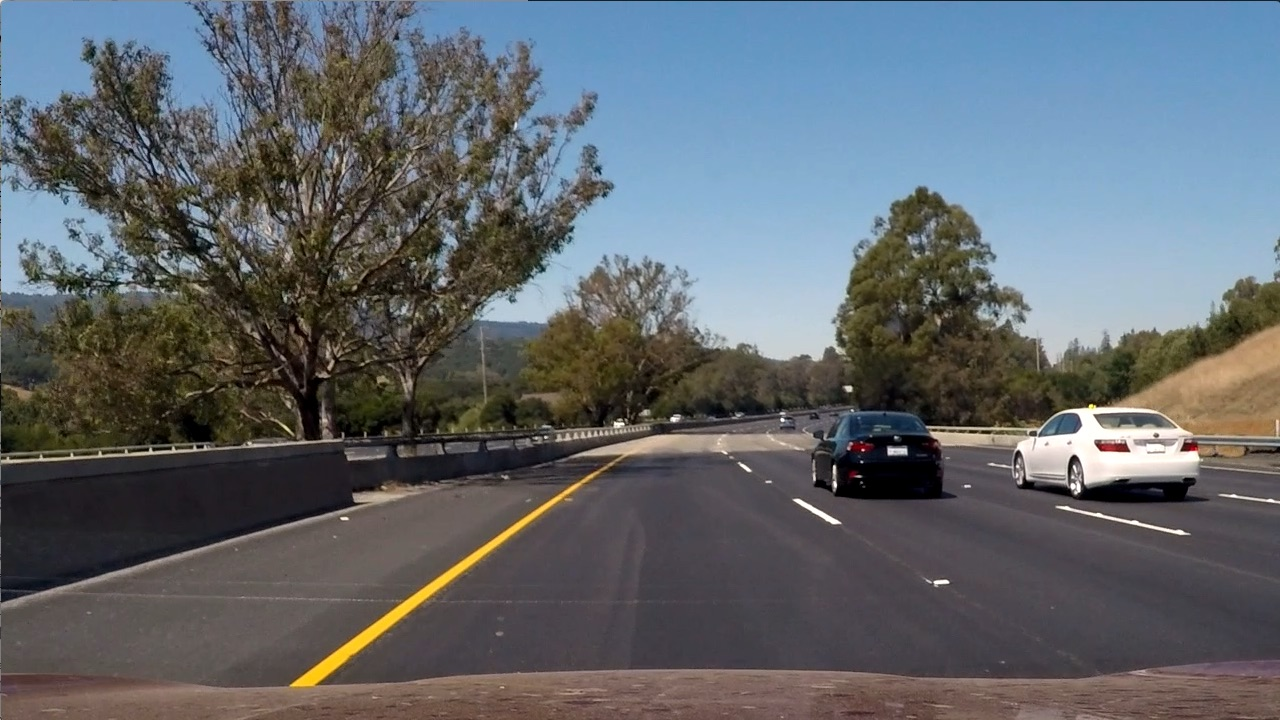
#> input picture Self-Driving Car - Udacity - HLS and Color Thresholds_files/test6.jpg, 1280 x 720 px, found by its file name
$ python HLS.py
#> lines starting #> are read from the running program, lines starting #| are printed output that depends on the picture; after the words box and inside, x2 and y2 are one past the last pixel; in counts of white or black regions, pixels touching at a corner belong together
import matplotlib.pyplot as plt
import matplotlib.image as mpimg
import numpy as np
import cv2

# Read in an image, you can also try test1.jpg or test4.jpg
image = mpimg.imread('test6.jpg')
#> image is the input picture: shape (720, 1280, 3); mean R, G, B 97, 102.6, 107.9

# Define a function that thresholds the S-channel of HLS
# Use exclusive lower bound (>) and inclusive upper (<=)
def hls_select(img, thresh=(0, 255)):
    # 1) Convert to HLS color space
    # 2) Apply a threshold to the S channel
    # 3) Return a binary image of threshold result
#> called with thresh = (0, 255)
    hls = cv2.cvtColor(img, cv2.COLOR_RGB2HLS)
#> hls: shape (720, 1280, 3); mean of channels 0, 1, 2 76.7, 102.2, 57.5
    s_channel = hls[:,:,2]
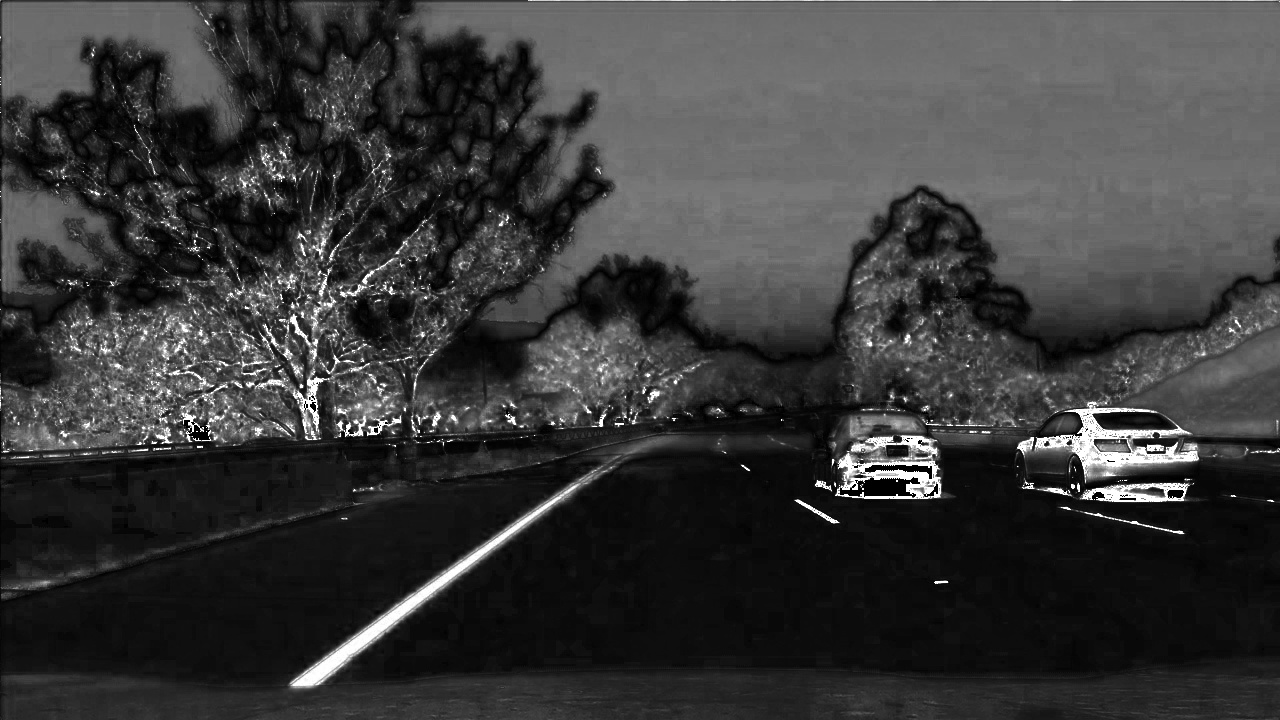
#> s_channel: shape (720, 1280); min 0, max 255, mean 57.5
    binary_output = np.zeros_like(s_channel)
    binary_output[(s_channel > thresh[0]) & (s_channel <= thresh[1])] = 1
    return binary_output

hls_binary = hls_select(image, thresh=(0, 255))
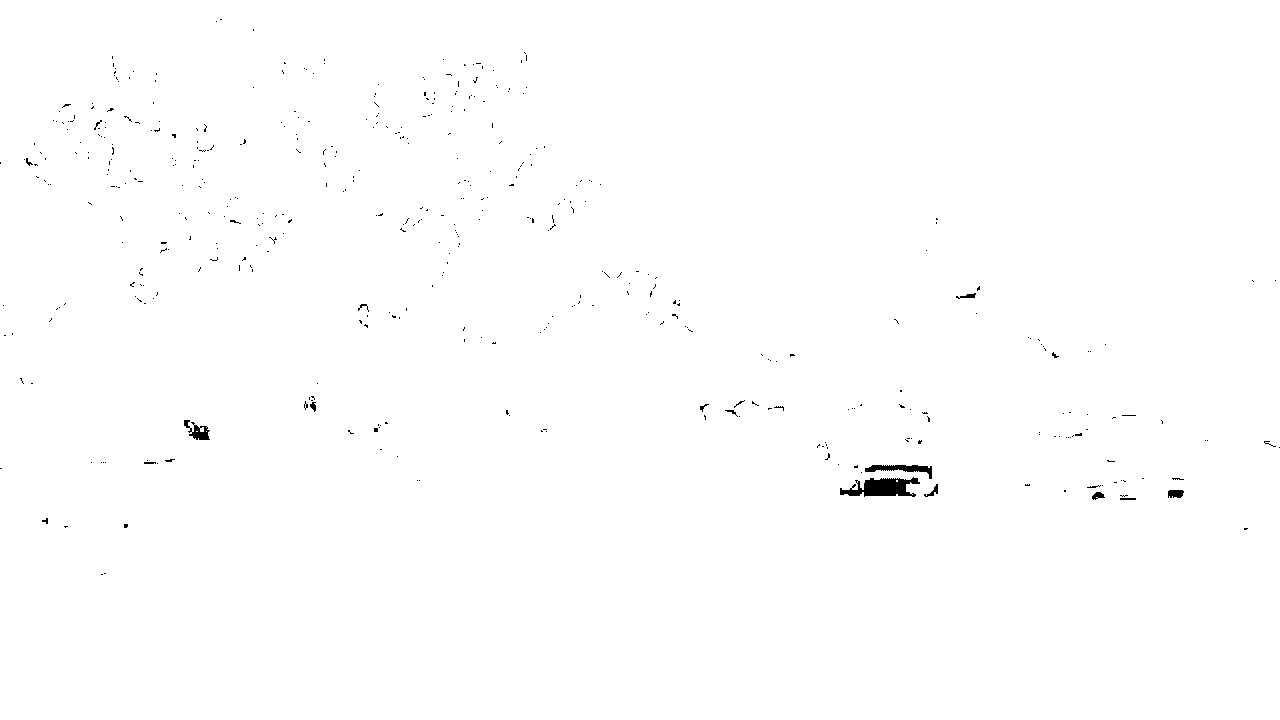
#> hls_binary: shape (720, 1280); values 0 (black) and 1 (white), 99.6% white; 457 black regions (441 under 20 px), largest, box (x1, y1, x2, y2) and area: (840, 477, 920, 497) 965, (865, 465, 932, 479) 390, (184, 420, 210, 440) 245

# Plot the result
f, (ax1, ax2) = plt.subplots(1, 2, figsize=(24, 9))
f.tight_layout()
ax1.imshow(image)
ax1.set_title('Original Image', fontsize=50)
ax2.imshow(hls_binary, cmap='gray')
ax2.set_title('Thresholded S', fontsize=50)
plt.subplots_adjust(left=0., right=1, top=0.9, bottom=0.)
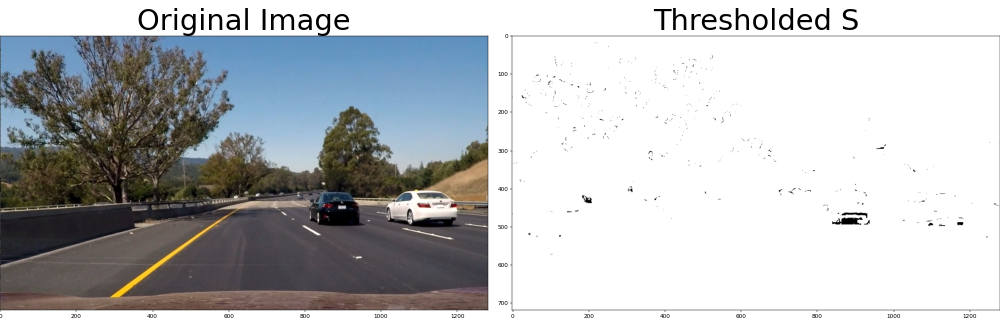
#> figure drawn by matplotlib, 2 panels

$ run again, with test_images/test1.jpg copied over Self-Driving Car - Udacity - HLS and Color Thresholds_files/test6.jpg
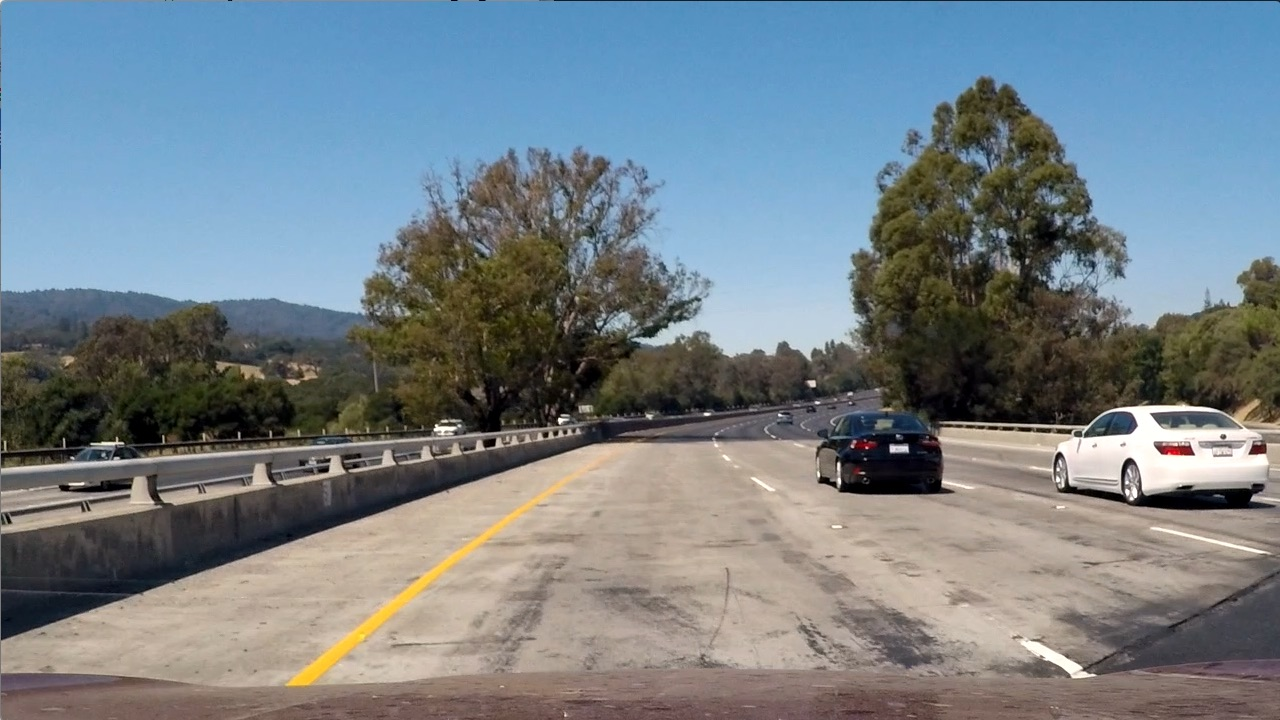
#> input picture test_images/test1.jpg, 1280 x 720 px, found by its file name
#> image is the input picture: shape (720, 1280, 3); mean R, G, B 117.5, 128.7, 135.5
#> hls: shape (720, 1280, 3); mean of channels 0, 1, 2 60.2, 126.7, 74.4
#> `hls_binary = hls_select(image, thresh=(0, 255))`:
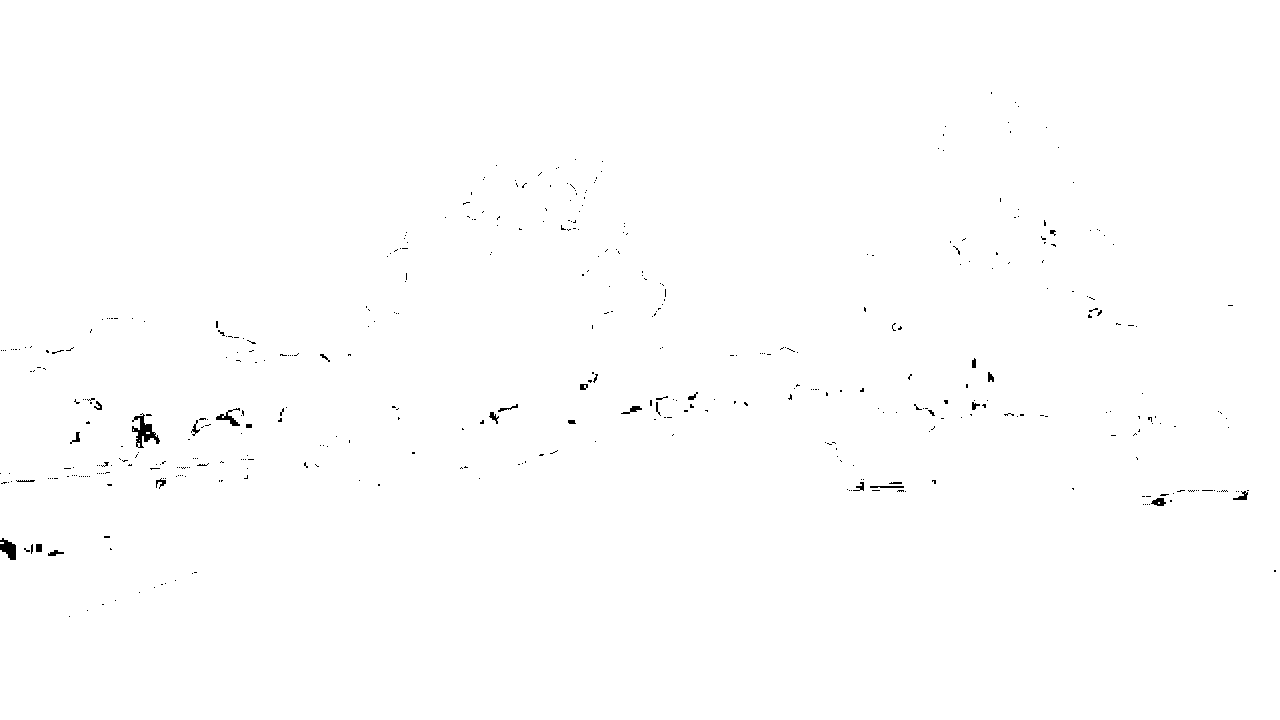
#> hls_binary: shape (720, 1280); values 0 (black) and 1 (white), 99.6% white; 454 black regions (424 under 20 px), largest, box (x1, y1, x2, y2) and area: (132, 413, 160, 448) 380, (0, 538, 16, 560) 223, (216, 408, 240, 426) 143
#> `plt.subplots_adjust(left=0., right=1, top=0.9, bottom=0.)`:
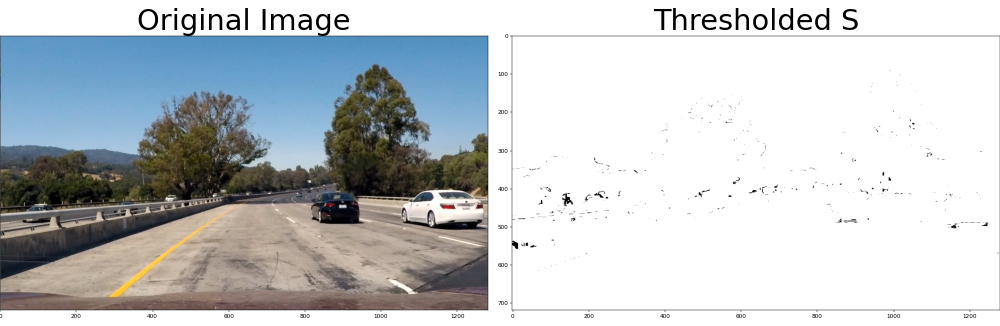
#> figure drawn by matplotlib, 2 panels
